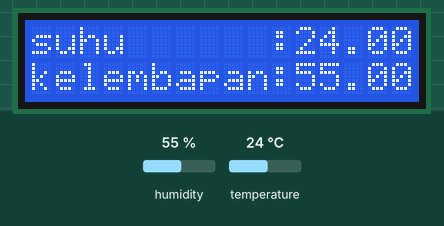
Simulated run of this program. Board: ESP32. On the bench: 16×2 character LCD. The inputs (shaded band) are chosen by the test bench; at power-on: humidity 55 %, temperature 24 °C.

Above: at 6.3 s.
6.4 s: humidity set to 22 %
At 8.0 s:
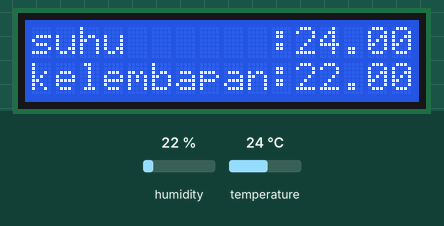
9.2 s: temperature set to 12 °C
At 10.7 s:
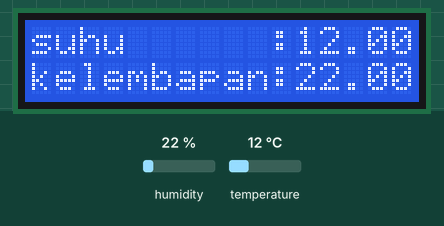
12.0 s: humidity set to 40 %
At 14.7 s:
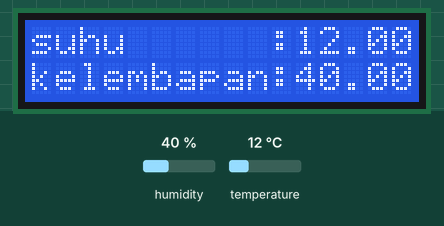
15.6 s: temperature set to 19 °C
At 17.3 s:
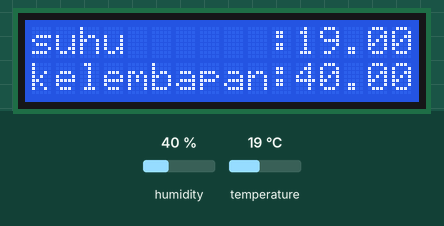
Timing chart, 0 to 18.8 s (numbered marks = the images above; inputs shaded):
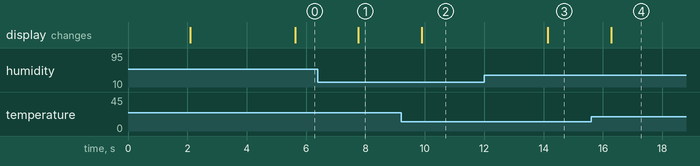

The program:

main.cpp
```cpp
#include <Arduino.h>
#include <DHT.h>
#include <Wire.h>
#include <LiquidCrystal_I2C.h>

LiquidCrystal_I2C lcd(0x27, 16, 2);

#define DHTPIN 33
#define DHTTYPE DHT22

DHT dht(DHTPIN, DHTTYPE);

void setup() {
    lcd.init();
    lcd.backlight();
    lcd.setCursor (0,0);
  lcd.print("Iniliasisasi");

  delay(2000);

  lcd.clear();
  lcd.setCursor(0,0);
  lcd.print("Pengukur Suhu");
  lcd.setCursor (0,1);
  lcd.print ("kelembapan");
  delay(3000);
  dht.begin();
}

void loop() {

  delay(500);

  float h = dht.readHumidity();
  float c = dht.readTemperature();
  float f = dht.readTemperature(true);

lcd.setCursor(0,0);
lcd.print( "suhu      :");
lcd.print (c);

lcd.setCursor(0,1);
lcd.print ("kelembapan:");
lcd.print (h);
}
```

Measured:
- after the input at 6.4 s, the display: changes after 1.4 s (image 1)
- after the input at 9.2 s, the display: changes after 0.69 s (image 2)
- after the input at 12.0 s, the display: changes after 2.1 s (image 3)
- after the input at 15.6 s, the display: changes after 0.68 s (image 4)
